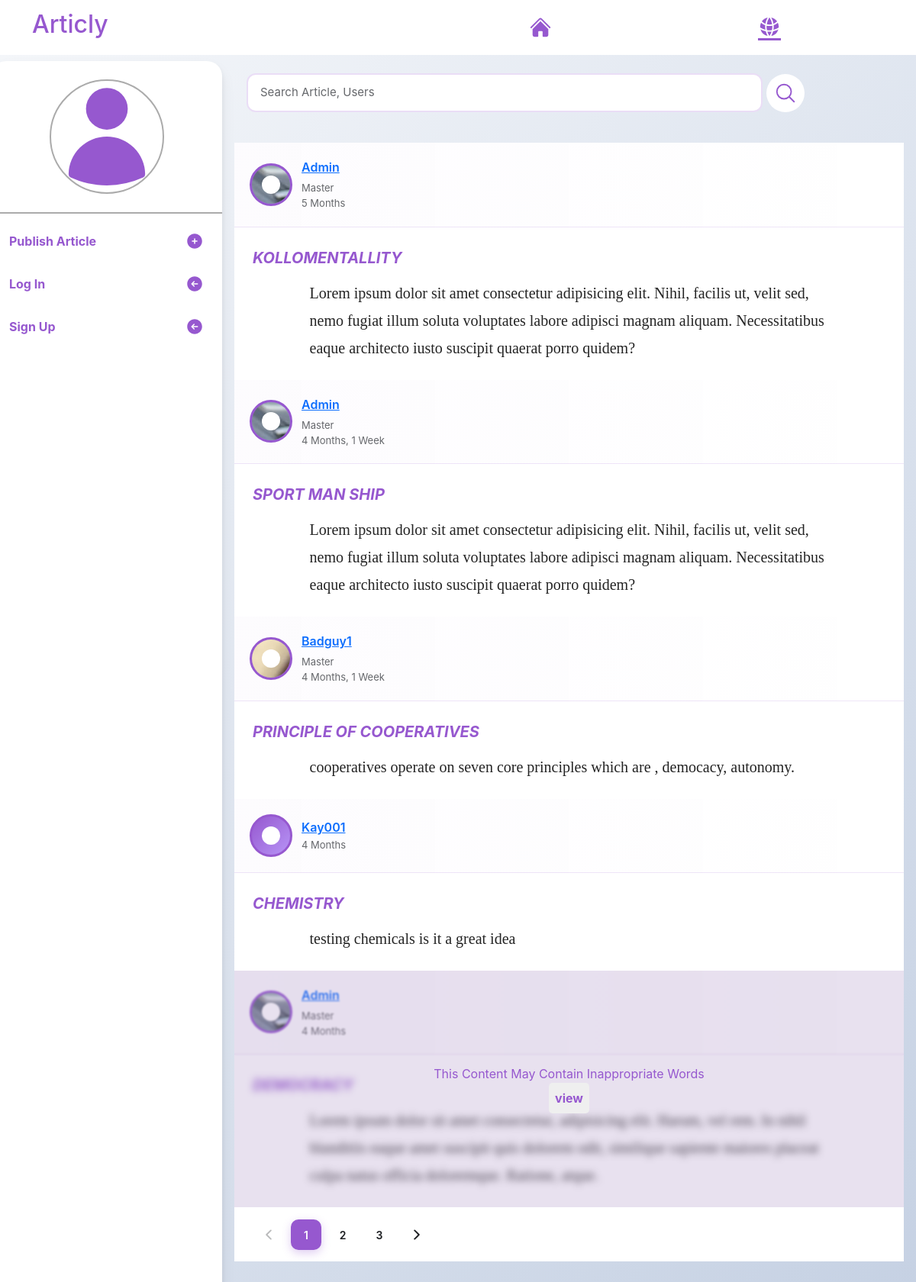
Screenshot of /user/explore/ with the database file from the repository.
### user/models.py (models this page shows, shortened)
class Article(models.Model):
    user = models.ForeignKey(User,on_delete=models.CASCADE)
    title = models.CharField(max_length=30)
    content = CKEditor5Field('Text', config_name='extends')
    time_created = models.DateTimeField(auto_now_add=True)
    date = models.DateField(auto_now_add=True)
    is_flagged = models.BooleanField(default=False)
    category = models.ForeignKey(Category,on_delete=models.CASCADE,null=True,default=None)
    slug = models.SlugField(unique=True,max_length=255)
    def __str__(self):
        return self.title

### authentication/models.py (models this page shows, shortened)
class UserProfile(models.Model):
    user = models.OneToOneField(User,on_delete=models.CASCADE)
    category = models.ForeignKey(UserCategory,on_delete=models.CASCADE)
    bio = models.TextField(default="enter bio")
    cover_photo = models.ImageField(upload_to="cover_photo/",default="test.jpg")
    profile_photo = models.ImageField(upload_to="profile_photo/",default="test.jpg")
    name_of_school = models.CharField(max_length=50,default="")
    level_of_education = models.CharField(max_length=50,default="")
    flags = models.IntegerField(default=0)

class UserCategory(models.Model):
    category_name = models.CharField(max_length=15)
    def __str__(self):
        return self.category_name

### user/views.py (the view)
# urls.py: path("explore/", views.explore, name="explore"),
def explore(request):
    user = request.user
    articles =( Article.objects.all().annotate(like_count=Count('like'))
                        .annotate(comment_count=Count('comment')).select_related("user__userprofile") )
    paginator = Paginator(articles,5)
    page_number = request.GET.get('page')
    page_obj = paginator.get_page(page_number)
    if request.user.is_authenticated:
       preferences = Prefrence.objects.get(user=request.user).category.all().values_list("id",flat=True)
    print(articles)
    context = {"articles":page_obj}
    return render(request,"user/explore.html",context)

### user/templatetags/user_tags.py (called while the page is built)
@register.filter
def count(value):
    count = len(value.split())
    return count

@register.filter
def generate_token(data):
    encoded_bytes = base64.urlsafe_b64encode(force_bytes(data))
    return force_str(encoded_bytes)

### user/utils.py (called while the page is built)
def custom_context(request):
    categories = Category.objects.all()
    if request.user.is_authenticated:
        preference = Prefrence.objects.get(user=request.user).category.all()
        likes = Like.objects.filter(user=request.user).values_list("article_id",flat=True)
        bookmarks = Bookmark.objects.filter(user=request.user).values_list("article_id",flat=True)
        connected_user_ids = get_complex_data(request)
        print(connected_user_ids)
        context = {"category":categories,
                   "connections":connected_user_ids,
                    "saved_preferences":preference,"likes":likes,
               "bookmarks":bookmarks,}
    else:
        context = {"category":categories}
    return context

### user/templates/user/explore.html (shortened to what this page needs)
{% extends 'user/base.html' %}
{% load user_tags %}
{% block articly_main_body %}
       <div class="mb-3 py-2 px-3">
        <div class="search w-100 mb-3">
            <form class="search_form" action="{% url 'search_page' %}" method="post">
<div class="d-inline-block position-relative" style="width: 80%;" >
                       <input
        type="search"
        class="form-input "
        id="search"
        placeholder="Search Article, Users"
        required
        maxlength="50"
        name="search_query"
        style="width: 100%;"
        >
</div>
        <button type="submit" style="width: 50px; height: 50px; border-radius: 50%;" class="custom-btn bg-white">
            <svg xmlns="http://www.w3.org/2000/svg" fill="none" viewBox="0 0 24 24" stroke-width="1.5" stroke="var(--pp)" class="size-6">
  <path stroke-linecap="round" stroke-linejoin="round" d="m21 21-5.197-5.197m0 0A7.5 7.5 0 1 0 5.196 5.196a7.5 7.5 0 0 0 10.607 10.607Z" />
</svg>
        </button>
            </form>
        </div>
     </div>
{% for a in articles %}
    {% include "user/components/article.html" with a=a likes=likes bookmarks=bookmarks connections=connections %}
{% endfor %}
<div class="pagination-container pagination-minimal pagination-full">
                    <button class="page-btn arrow-btn" disabled>
                        <svg xmlns="http://www.w3.org/2000/svg" fill="none" viewBox="0 0 24 24" stroke-width="2.5">
                            <path stroke-linecap="round" stroke-linejoin="round" d="M15.75 19.5 8.25 12l7.5-7.5" />
                        </svg>
                    </button>
                    <a href="?page=1" class="page-btn active">1</a>
                    <a href="?page=2" class="page-btn">2</a>
                    <a href="?page=3" class="page-btn">3</a>
                    <a href="?page=2" class="page-btn arrow-btn">
                        <svg xmlns="http://www.w3.org/2000/svg" fill="none" viewBox="0 0 24 24" stroke-width="2.5">
                            <path stroke-linecap="round" stroke-linejoin="round" d="m8.25 4.5 7.5 7.5-7.5 7.5" />
                        </svg>
                    </a>
                </div>
{% endblock articly_main_body %}

### user/templates/user/components/article.html (shortened to what this page needs)
{% load user_tags %}
<div class="post w-100 position-relative">
  {% if a.is_flagged %}
  <div
    class="msg-flag justify-content-center d-flex align-items-center text-capitalize pp-color position-absolute"
  >
    this content may contain inappropriate words
    <button class="msg-flag-btn p-2 pp-color-bold">view</button>
  </div>
  {% endif %}
  <div class="author-info d-flex align-items-center justify-content-between">
    <div class="d-flex align-items-center">
      <div class="author-photo">
        <img src="{{ a.user.userprofile.profile_photo.url }}" alt="" />
      </div>
      <div class="capitalize">
        <div class="author-name"> <a href="{% url 'user_profile' a.user.username|generate_token %}">{{ a.user }}</a></div>
        <span class="author-role">{{ a.user.userprofile.category }}</span>
        <span class="author-role d-block">{{ a.time_created|timesince }}</span>
      </div>
    </div>
  </div>
  {% if a.is_flagged %}
  <div class="article-body flagged-content">
    <div class="article-title text-uppercase">{{ a.title }}</div>
    <div class="article-text">{{ a.content|safe }}</div>
  </div>
  {% else %}
  <div class="article-body">
    <div class="article-title text-uppercase">{{ a.title }}</div>
    <div class="article-text"   id="articleBody{{ forloop.counter }}">
      {{ a.content|safe }}
    </div>
  </div>
  {% endif %}
</div>

### user/static/user/styles.css (style rules this page uses)
* { margin: 0; padding: 0; box-sizing: border-box; font-family: -apple-system, BlinkMacSystemFont, 'Segoe UI', Roboto, Helvetica, Arial, sans-serif; font-size: 1rem; }
:root { --pp : rgb(150, 88, 207); --bb : rgba(0, 0, 0, 0.329); }
.pp-color { color: var(--pp); }
.pp-color-bold { color: var(--pp); font-weight: bolder; }
body { background: linear-gradient(135deg, #f5f7fa 0%, #c3cfe2 100%); min-height: 100vh; }
.flagged-content { filter: blur(5px); }
.msg-flag-btn { border-radius: 5px; border: none; }
.msg-flag { z-index: 1; inset: 0; background: #9f81bd3d; flex-direction: column; backdrop-filter: blur(1px); }
.custom-btn { border: none; padding: 10px; width: 100%; border-radius: 5px; }
.post { border: none; background: white; overflow: hidden; transition: transform 0.3s ease, box-shadow 0.3s ease; margin: 0 auto; }
.author-info { padding: 20px !important; border-bottom: 1px solid rgba(150, 88, 207, 0.15); background: linear-gradient(to right, rgba(150, 88, 207, 0.02), transparent); }
.author-photo { width: 56px; height: 56px; border-radius: 50%; border: 3px solid var(--pp); background: linear-gradient(135deg, var(--pp), #b794f6); margin-right: 12px; position: relative; overflow: hidden; }
.author-photo::before { content: ''; position: absolute; top: 50%; left: 50%; transform: translate(-50%, -50%); width: 24px; height: 24px; background: white; border-radius: 50%; }
.author-name { font-weight: 600; font-size: 16px; color: #1c1e21; margin-bottom: 2px; }
.author-role { font-size: 13px; color: #65676b; font-weight: 400; }
.article-body { padding: 24px !important; line-height: 1.6; color: #050505; }
.article-title { color: var(--pp) !important; font-style: italic; font-weight: 700; margin-bottom: 12px; font-size: 20px; }
.article-text { font-size: 15px; color: #1c1e21; }
.capitalize { text-transform: capitalize; }
.form-input, .form-select { width: 100%; border: 2px solid rgba(150, 88, 207, 0.2); border-radius: 12px; padding: 12px 16px; font-size: 15px; color: #1c1e21; transition: all 0.3s ease; background: white; }
.form-input::placeholder { color: #65676b; }
.pagination-minimal .page-btn { border: none; background: transparent; }
.pagination-minimal .page-btn.active { background: var(--pp); }
.pagination-container { background: white; padding: 16px 24px; display: flex; align-items: center; gap: 8px; }
.page-btn { min-width: 40px; height: 40px; border-radius: 10px; border: 2px solid rgba(150, 88, 207, 0.2); background: white; display: flex; align-items: center; justify-content: center; cursor: pointer; transition: all 0.3s ease; font-size: 14px; font-weight: 600; color: #1c1e21; text-decoration: none; padding: 0 12px; }
.page-btn:disabled { opacity: 0.3; cursor: not-allowed; border-color: rgba(0, 0, 0, 0.1); }
.page-btn.active { background: linear-gradient(135deg, var(--pp), #b794f6); color: white; border-color: var(--pp); box-shadow: 0 4px 12px rgba(150, 88, 207, 0.3); }
.page-btn svg { width: 18px; height: 18px; stroke: currentColor; }
.arrow-btn { font-weight: 700; }

### user/static/user/article_content.css (style rules this page uses)
.article-text { font-family: charter, Georgia, Cambria, "Times New Roman", Times, serif; font-size: 20px; line-height: 1.8; color: #242424; position: relative; max-width: 680px; margin: 0 auto; max-height: 300px; overflow: hidden; word-wrap: break-word; }

### rows the page displays
Article: user.userprofile.profile_photo (picture), user "Admin", user.userprofile.category "Master", time_created "5 Months", title "KOLLOMENTALLITY", content "Lorem ipsum dolor sit amet consectetur adipisicing elit. Nihil, facilis ut, velit sed, nemo fugiat illum soluta voluptates labore adipisci magnam aliquam. Necessitatibus eaque architecto iusto suscipit quaerat porro quidem?"
Article: user.userprofile.profile_photo (picture), user "Admin", user.userprofile.category "Master", time_created "4 Months, 1 Week", title "SPORT MAN SHIP", content "Lorem ipsum dolor sit amet consectetur adipisicing elit. Nihil, facilis ut, velit sed, nemo fugiat illum soluta voluptates labore adipisci magnam aliquam. Necessitatibus eaque architecto iusto suscipit quaerat porro quidem?"
Article: user.userprofile.profile_photo (picture), user "Badguy1", user.userprofile.category "Master", time_created "4 Months, 1 Week", title "PRINCIPLE OF COOPERATIVES", content "cooperatives operate on seven core principles which are , democacy, autonomy."
Article: user "Kay001", time_created "4 Months", title "CHEMISTRY", content "testing chemicals is it a great idea"
Article: shows "This Content May Contain Inappropriate Words", is_flagged "view", user.userprofile.profile_photo (picture), user "Admin", user.userprofile.category "Master", time_created "4 Months", title "DEMOCRACY", content "Lorem ipsum dolor sit amet consectetur, adipisicing elit. Harum, vel rem. In nihil blanditiis eaque amet suscipit quis dolorem odit, similique sapiente maiores placeat culpa natus officia doloremque. Ratione, atque."
